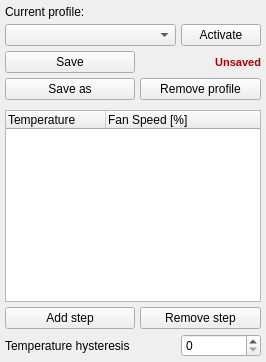
          <widget class="QWidget" name="page_profile">
           <layout class="QGridLayout" name="gridLayout_3" columnstretch="0,0,0,0,1">
            <property name="leftMargin">
             <number>5</number>
            </property>
            <property name="topMargin">
             <number>5</number>
            </property>
            <property name="rightMargin">
             <number>5</number>
            </property>
            <property name="bottomMargin">
             <number>5</number>
            </property>
            <property name="spacing">
             <number>5</number>
            </property>
            <item row="0" column="0">
             <widget class="QLabel" name="label_14">
              <property name="text">
               <string>Current profile:</string>
              </property>
             </widget>
            </item>
            <item row="2" column="2" colspan="2">
             <widget class="QLabel" name="l_fanProfileUnsavedIndicator">
              <property name="palette">
               <palette>
                <active>
                 <colorrole role="WindowText">
                  <brush brushstyle="SolidPattern">
                   <color alpha="255">
                    <red>170</red>
                    <green>0</green>
                    <blue>0</blue>
                   </color>
                  </brush>
                 </colorrole>
                </active>
                <inactive>
                 <colorrole role="WindowText">
                  <brush brushstyle="SolidPattern">
                   <color alpha="255">
                    <red>170</red>
                    <green>0</green>
                    <blue>0</blue>
                   </color>
                  </brush>
                 </colorrole>
                </inactive>
                <disabled>
                 <colorrole role="WindowText">
                  <brush brushstyle="SolidPattern">
                   <color alpha="96">
                    <red>164</red>
                    <green>166</green>
                    <blue>168</blue>
                   </color>
                  </brush>
                 </colorrole>
                </disabled>
               </palette>
              </property>
              <property name="font">
               <font>
                <pointsize>8</pointsize>
                <weight>75</weight>
                <bold>true</bold>
               </font>
              </property>
              <property name="text">
               <string>Unsaved</string>
              </property>
              <property name="alignment">
               <set>Qt::AlignRight|Qt::AlignTrailing|Qt::AlignVCenter</set>
              </property>
             </widget>
            </item>
            <item row="3" column="1" colspan="3">
             <widget class="QPushButton" name="btn_removeFanProfile">
              <property name="text">
               <string>Remove profile</string>
              </property>
             </widget>
            </item>
            <item row="1" column="0" colspan="3">
             <widget class="QComboBox" name="combo_fanProfiles"/>
            </item>
            <item row="6" column="1" colspan="3">
             <widget class="QPushButton" name="btn_removeFanStep">
              <property name="sizePolicy">
               <sizepolicy hsizetype="Minimum" vsizetype="Preferred">
                <horstretch>0</horstretch>
                <verstretch>0</verstretch>
               </sizepolicy>
              </property>
              <property name="text">
               <string>Remove step</string>
              </property>
             </widget>
            </item>
            <item row="3" column="0">
             <widget class="QPushButton" name="btn_saveAsFanProfile">
              <property name="minimumSize">
               <size>
                <width>130</width>
                <height>0</height>
               </size>
              </property>
              <property name="text">
               <string>Save as</string>
              </property>
             </widget>
            </item>
            <item row="1" column="3">
             <widget class="QPushButton" name="btn_activateFanProfile">
              <property name="text">
               <string>Activate</string>
              </property>
             </widget>
            </item>
            <item row="0" column="1" colspan="3">
             <widget class="QLabel" name="l_currentFanProfile">
              <property name="sizePolicy">
               <sizepolicy hsizetype="Expanding" vsizetype="Preferred">
                <horstretch>0</horstretch>
                <verstretch>0</verstretch>
               </sizepolicy>
              </property>
              <property name="font">
               <font>
                <weight>75</weight>
                <bold>true</bold>
                <underline>false</underline>
               </font>
              </property>
              <property name="text">
               <string/>
              </property>
              <property name="alignment">
               <set>Qt::AlignCenter</set>
              </property>
             </widget>
            </item>
            <item row="5" column="0" colspan="4">
             <widget class="QTreeWidget" name="list_fanSteps">
              <property name="indentation">
               <number>2</number>
              </property>
              <column>
               <property name="text">
                <string>Temperature</string>
               </property>
              </column>
              <column>
               <property name="text">
                <string>Fan Speed [%]</string>
               </property>
              </column>
             </widget>
            </item>
            <item row="2" column="0">
             <widget class="QPushButton" name="btn_saveFanProfile">
              <property name="text">
               <string>Save</string>
              </property>
             </widget>
            </item>
            <item row="6" column="0">
             <widget class="QPushButton" name="btn_addFanStep">
              <property name="sizePolicy">
               <sizepolicy hsizetype="Minimum" vsizetype="Preferred">
                <horstretch>0</horstretch>
                <verstretch>0</verstretch>
               </sizepolicy>
              </property>
              <property name="text">
               <string>Add step</string>
              </property>
             </widget>
            </item>
            <item row="7" column="3">
             <widget class="QSpinBox" name="spin_hysteresis">
              <property name="maximum">
               <number>5</number>
              </property>
             </widget>
            </item>
            <item row="0" column="4" rowspan="8">
             <layout class="QVBoxLayout" name="verticalLayout_22"/>
            </item>
            <item row="7" column="0" colspan="3">
             <widget class="QLabel" name="label_6">
              <property name="text">
               <string>Temperature hysteresis</string>
              </property>
             </widget>
            </item>
           </layout>
          </widget>
